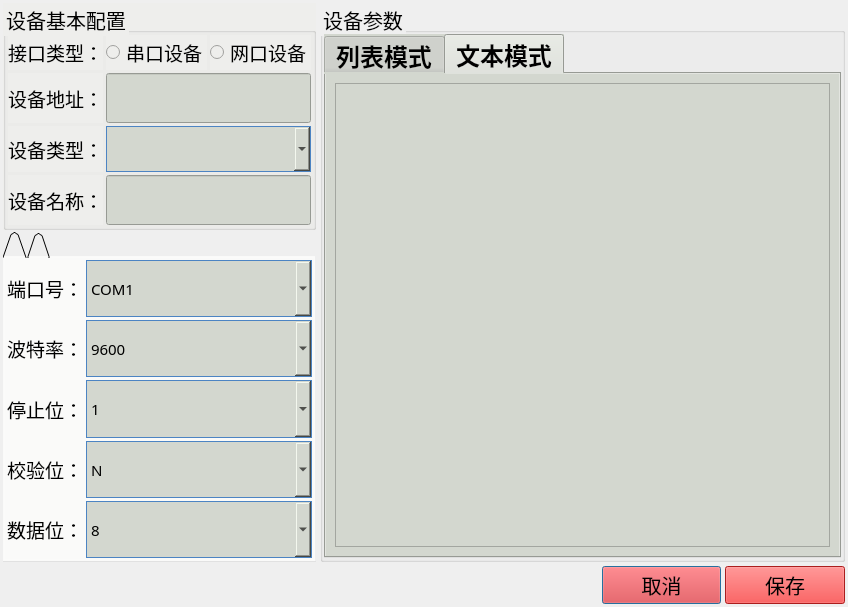
<?xml version="1.0" encoding="UTF-8"?>
<ui version="4.0">
 <class>DevAdd</class>
 <widget class="QDialog" name="DevAdd">
  <property name="geometry">
   <rect>
    <x>0</x>
    <y>0</y>
    <width>848</width>
    <height>607</height>
   </rect>
  </property>
  <property name="sizePolicy">
   <sizepolicy hsizetype="Fixed" vsizetype="Fixed">
    <horstretch>0</horstretch>
    <verstretch>0</verstretch>
   </sizepolicy>
  </property>
  <property name="windowTitle">
   <string>Dialog</string>
  </property>
  <layout class="QVBoxLayout" name="verticalLayout_6" stretch="7,2">
   <property name="spacing">
    <number>4</number>
   </property>
   <property name="leftMargin">
    <number>3</number>
   </property>
   <property name="topMargin">
    <number>3</number>
   </property>
   <property name="rightMargin">
    <number>3</number>
   </property>
   <property name="bottomMargin">
    <number>3</number>
   </property>
   <item>
    <layout class="QHBoxLayout" name="horizontalLayout" stretch="1,2">
     <item>
      <layout class="QVBoxLayout" name="verticalLayout_4" stretch="0,1">
       <property name="spacing">
        <number>2</number>
       </property>
       <item>
        <widget class="QGroupBox" name="groupBox_6">
         <property name="font">
          <font>
           <pointsize>15</pointsize>
          </font>
         </property>
         <property name="styleSheet">
          <string notr="true">background-color: rgb(238, 238, 236);</string>
         </property>
         <property name="title">
          <string>设备基本配置</string>
         </property>
         <layout class="QVBoxLayout" name="verticalLayout" stretch="0,1,1,1">
          <property name="spacing">
           <number>3</number>
          </property>
          <property name="leftMargin">
           <number>2</number>
          </property>
          <property name="topMargin">
           <number>2</number>
          </property>
          <property name="rightMargin">
           <number>2</number>
          </property>
          <property name="bottomMargin">
           <number>2</number>
          </property>
          <item>
           <layout class="QHBoxLayout" name="horizontalLayout_33" stretch="2,5">
            <item>
             <widget class="QLabel" name="label_49">
              <property name="font">
               <font>
                <pointsize>14</pointsize>
               </font>
              </property>
              <property name="text">
               <string>接口类型：</string>
              </property>
             </widget>
            </item>
            <item>
             <layout class="QHBoxLayout" name="horizontalLayout_19">
              <item>
               <widget class="QRadioButton" name="radioButton_Com">
                <property name="font">
                 <font>
                  <pointsize>14</pointsize>
                 </font>
                </property>
                <property name="text">
                 <string>串口设备</string>
                </property>
               </widget>
              </item>
              <item>
               <widget class="QRadioButton" name="radioButton_Net">
                <property name="font">
                 <font>
                  <pointsize>14</pointsize>
                 </font>
                </property>
                <property name="text">
                 <string>网口设备</string>
                </property>
               </widget>
              </item>
             </layout>
            </item>
           </layout>
          </item>
          <item>
           <layout class="QHBoxLayout" name="horizontalLayout_32" stretch="2,5">
            <item>
             <widget class="QLabel" name="label_54">
              <property name="font">
               <font>
                <pointsize>14</pointsize>
               </font>
              </property>
              <property name="text">
               <string>设备地址：</string>
              </property>
             </widget>
            </item>
            <item>
             <widget class="QLineEdit" name="lineEdit_devAddr">
              <property name="sizePolicy">
               <sizepolicy hsizetype="Expanding" vsizetype="Expanding">
                <horstretch>0</horstretch>
                <verstretch>0</verstretch>
               </sizepolicy>
              </property>
              <property name="font">
               <font>
                <family>Ubuntu</family>
                <pointsize>18</pointsize>
                <weight>50</weight>
                <italic>false</italic>
                <bold>false</bold>
               </font>
              </property>
              <property name="styleSheet">
               <string notr="true">background-color: rgb(211, 215, 207);
height:44px;
font: 18pt &quot;Ubuntu&quot;;</string>
              </property>
              <property name="text">
               <string/>
              </property>
             </widget>
            </item>
           </layout>
          </item>
          <item>
           <layout class="QHBoxLayout" name="horizontalLayout_31" stretch="2,5">
            <item>
             <widget class="QLabel" name="label_53">
              <property name="font">
               <font>
                <pointsize>14</pointsize>
               </font>
              </property>
              <property name="text">
               <string>设备类型：</string>
              </property>
             </widget>
            </item>
            <item>
             <widget class="QComboBox" name="comboBox_2">
              <property name="sizePolicy">
               <sizepolicy hsizetype="Preferred" vsizetype="Preferred">
                <horstretch>0</horstretch>
                <verstretch>0</verstretch>
               </sizepolicy>
              </property>
              <property name="font">
               <font>
                <family>Source Han Sans CN</family>
                <pointsize>-1</pointsize>
                <weight>50</weight>
                <bold>false</bold>
               </font>
              </property>
              <property name="styleSheet">
               <string notr="true">QComboBox {
    border: 1px solid #4C84C3;
	width: 181px;
	height: 44px;
	font-size: 18px;
	font-family: Source Han Sans CN;
	background-color: rgb(211, 215, 207);
	font-weight: 400;
	opacity: 1;
	border-radius: 0px;
}
 
QComboBox QAbstractItemView {
    border-radius:  0px;  
	background-color: rgb(233, 185, 110);
	border:1px solid #4C84c3;
 	selection-background-color: #2019DC;
}
 
QComboBox QAbstractItemView::item {
    height: 40px;   
	border: none;
}
 
</string>
              </property>
             </widget>
            </item>
           </layout>
          </item>
          <item>
           <layout class="QHBoxLayout" name="horizontalLayout_36" stretch="2,5">
            <item>
             <widget class="QLabel" name="label_devName">
              <property name="font">
               <font>
                <pointsize>14</pointsize>
               </font>
              </property>
              <property name="text">
               <string>设备名称：</string>
              </property>
             </widget>
            </item>
            <item>
             <widget class="QLineEdit" name="lineEdit_Name">
              <property name="sizePolicy">
               <sizepolicy hsizetype="Expanding" vsizetype="Expanding">
                <horstretch>0</horstretch>
                <verstretch>0</verstretch>
               </sizepolicy>
              </property>
              <property name="font">
               <font>
                <family>Ubuntu</family>
                <pointsize>18</pointsize>
                <weight>50</weight>
                <italic>false</italic>
                <bold>false</bold>
               </font>
              </property>
              <property name="styleSheet">
               <string notr="true">background-color: rgb(211, 215, 207);
height:44px;
font: 18pt &quot;Ubuntu&quot;;</string>
              </property>
              <property name="text">
               <string/>
              </property>
             </widget>
            </item>
           </layout>
          </item>
         </layout>
        </widget>
       </item>
       <item>
        <widget class="QTabWidget" name="tabWidget">
         <property name="styleSheet">
          <string notr="true">background-color: rgb(238, 238, 236,0);</string>
         </property>
         <property name="tabPosition">
          <enum>QTabWidget::North</enum>
         </property>
         <property name="tabShape">
          <enum>QTabWidget::Triangular</enum>
         </property>
         <property name="currentIndex">
          <number>0</number>
         </property>
         <property name="usesScrollButtons">
          <bool>true</bool>
         </property>
         <property name="documentMode">
          <bool>false</bool>
         </property>
         <property name="tabsClosable">
          <bool>false</bool>
         </property>
         <property name="tabBarAutoHide">
          <bool>false</bool>
         </property>
         <widget class="QWidget" name="tab">
          <attribute name="title">
           <string/>
          </attribute>
          <layout class="QVBoxLayout" name="verticalLayout_2" stretch="1,1,1,1,1">
           <property name="spacing">
            <number>3</number>
           </property>
           <property name="leftMargin">
            <number>2</number>
           </property>
           <property name="topMargin">
            <number>2</number>
           </property>
           <property name="rightMargin">
            <number>2</number>
           </property>
           <property name="bottomMargin">
            <number>2</number>
           </property>
           <item>
            <layout class="QHBoxLayout" name="horizontalLayout_20" stretch="1,3">
             <item>
              <widget class="QLabel" name="label_52">
               <property name="font">
                <font>
                 <pointsize>14</pointsize>
                </font>
               </property>
               <property name="text">
                <string>端口号：</string>
               </property>
              </widget>
             </item>
             <item>
              <widget class="QComboBox" name="comboBox">
               <property name="sizePolicy">
                <sizepolicy hsizetype="Preferred" vsizetype="Expanding">
                 <horstretch>0</horstretch>
                 <verstretch>0</verstretch>
                </sizepolicy>
               </property>
               <property name="font">
                <font>
                 <family>Source Han Sans CN</family>
                 <pointsize>-1</pointsize>
                 <weight>50</weight>
                 <bold>false</bold>
                </font>
               </property>
               <property name="styleSheet">
                <string notr="true">QComboBox {
    border: 1px solid #4C84C3;
	width: 181px;
	height: 40px;
	font-size: 15px;
	font-family: Source Han Sans CN;
	background-color: rgb(211, 215, 207);
	font-weight: 400;
	opacity: 1;
	border-radius: 0px;
}
 
QComboBox QAbstractItemView {
    border-radius:  0px;  
	background-color: rgb(233, 185, 110);
	border:1px solid #4C84c3;
 	selection-background-color: #2019DC;
}
 
QComboBox QAbstractItemView::item {
    height: 40px;   
	border: none;
}
 
</string>
               </property>
               <item>
                <property name="text">
                 <string>COM1</string>
                </property>
               </item>
               <item>
                <property name="text">
                 <string>COM2</string>
                </property>
               </item>
               <item>
                <property name="text">
                 <string>COM3</string>
                </property>
               </item>
               <item>
                <property name="text">
                 <string>COM4</string>
                </property>
               </item>
               <item>
                <property name="text">
                 <string>COM5</string>
                </property>
               </item>
               <item>
                <property name="text">
                 <string>COM6</string>
                </property>
               </item>
               <item>
                <property name="text">
                 <string>COM7</string>
                </property>
               </item>
               <item>
                <property name="text">
                 <string>COM8</string>
                </property>
               </item>
               <item>
                <property name="text">
                 <string>COM9</string>
                </property>
               </item>
               <item>
                <property name="text">
                 <string>COM10</string>
                </property>
               </item>
               <item>
                <property name="text">
                 <string>COM11</string>
                </property>
               </item>
               <item>
                <property name="text">
                 <string>COM12</string>
                </property>
               </item>
               <item>
                <property name="text">
                 <string>USB-COM1</string>
                </property>
               </item>
               <item>
                <property name="text">
                 <string>USB-COM2</string>
                </property>
               </item>
               <item>
                <property name="text">
                 <string>USB-COM3</string>
                </property>
               </item>
               <item>
                <property name="text">
                 <string>USB-COM4</string>
                </property>
               </item>
               <item>
                <property name="text">
                 <string>XR-COM1</string>
                </property>
               </item>
               <item>
                <property name="text">
                 <string>XR-COM2</string>
                </property>
               </item>
               <item>
                <property name="text">
                 <string>XR-COM3</string>
                </property>
               </item>
               <item>
                <property name="text">
                 <string>XR-COM4</string>
                </property>
               </item>
              </widget>
             </item>
            </layout>
           </item>
           <item>
            <layout class="QHBoxLayout" name="horizontalLayout_21" stretch="1,3">
             <item>
              <widget class="QLabel" name="label_55">
               <property name="font">
                <font>
                 <pointsize>14</pointsize>
                </font>
               </property>
               <property name="text">
                <string>波特率：</string>
               </property>
              </widget>
             </item>
             <item>
              <widget class="QComboBox" name="comboBox_baud">
               <property name="sizePolicy">
                <sizepolicy hsizetype="Preferred" vsizetype="Expanding">
                 <horstretch>0</horstretch>
                 <verstretch>0</verstretch>
                </sizepolicy>
               </property>
               <property name="font">
                <font>
                 <family>Source Han Sans CN</family>
                 <pointsize>-1</pointsize>
                 <weight>50</weight>
                 <bold>false</bold>
                </font>
               </property>
               <property name="styleSheet">
                <string notr="true">QComboBox {
    border: 1px solid #4C84C3;
	width: 181px;
	height: 40px;
	font-size: 15px;
	font-family: Source Han Sans CN;
	background-color: rgb(211, 215, 207);
	font-weight: 400;
	opacity: 1;
	border-radius: 0px;
}
 
QComboBox QAbstractItemView {
    border-radius:  0px;  
	background-color: rgb(233, 185, 110);
	border:1px solid #4C84c3;
 	selection-background-color: #2019DC;
}
 
QComboBox QAbstractItemView::item {
    height: 40px;   
	border: none;
}
 
</string>
               </property>
               <property name="currentIndex">
                <number>3</number>
               </property>
               <item>
                <property name="text">
                 <string>1200</string>
                </property>
               </item>
               <item>
                <property name="text">
                 <string>2400</string>
                </property>
               </item>
               <item>
                <property name="text">
                 <string>4800</string>
                </property>
               </item>
               <item>
                <property name="text">
                 <string>9600</string>
                </property>
               </item>
               <item>
                <property name="text">
                 <string>19200</string>
                </property>
               </item>
               <item>
                <property name="text">
                 <string>38400</string>
                </property>
               </item>
               <item>
                <property name="text">
                 <string>115200</string>
                </property>
               </item>
              </widget>
             </item>
            </layout>
           </item>
           <item>
            <layout class="QHBoxLayout" name="horizontalLayout_22" stretch="1,3">
             <item>
              <widget class="QLabel" name="label_56">
               <property name="font">
                <font>
                 <pointsize>14</pointsize>
                </font>
               </property>
               <property name="text">
                <string>停止位：</string>
               </property>
              </widget>
             </item>
             <item>
              <widget class="QComboBox" name="comboBox_stopbit">
               <property name="sizePolicy">
                <sizepolicy hsizetype="Preferred" vsizetype="Expanding">
                 <horstretch>0</horstretch>
                 <verstretch>0</verstretch>
                </sizepolicy>
               </property>
               <property name="font">
                <font>
                 <family>Source Han Sans CN</family>
                 <pointsize>-1</pointsize>
                 <weight>50</weight>
                 <bold>false</bold>
                </font>
               </property>
               <property name="styleSheet">
                <string notr="true">QComboBox {
    border: 1px solid #4C84C3;
	width: 181px;
	height: 40px;
	font-size: 15px;
	font-family: Source Han Sans CN;
	background-color: rgb(211, 215, 207);
	font-weight: 400;
	opacity: 1;
	border-radius: 0px;
}
 
QComboBox QAbstractItemView {
    border-radius:  0px;  
	background-color: rgb(233, 185, 110);
	border:1px solid #4C84c3;
 	selection-background-color: #2019DC;
}
 
QComboBox QAbstractItemView::item {
    height: 40px;   
	border: none;
}
 
</string>
               </property>
               <item>
                <property name="text">
                 <string>1</string>
                </property>
               </item>
               <item>
                <property name="text">
                 <string>2</string>
                </property>
               </item>
              </widget>
             </item>
            </layout>
           </item>
           <item>
            <layout class="QHBoxLayout" name="horizontalLayout_35" stretch="1,3">
             <item>
              <widget class="QLabel" name="label_60">
               <property name="font">
                <font>
                 <pointsize>14</pointsize>
                </font>
               </property>
               <property name="text">
                <string>校验位：</string>
               </property>
              </widget>
             </item>
             <item>
              <widget class="QComboBox" name="comboBox_parity">
               <property name="sizePolicy">
                <sizepolicy hsizetype="Preferred" vsizetype="Expanding">
                 <horstretch>0</horstretch>
                 <verstretch>0</verstretch>
                </sizepolicy>
               </property>
               <property name="font">
                <font>
                 <family>Source Han Sans CN</family>
                 <pointsize>-1</pointsize>
                 <weight>50</weight>
                 <bold>false</bold>
                </font>
               </property>
               <property name="styleSheet">
                <string notr="true">QComboBox {
    border: 1px solid #4C84C3;
	width: 181px;
	height: 40px;
	font-size: 15px;
	font-family: Source Han Sans CN;
	background-color: rgb(211, 215, 207);
	font-weight: 400;
	opacity: 1;
	border-radius: 0px;
}
 
QComboBox QAbstractItemView {
    border-radius:  0px;  
	background-color: rgb(233, 185, 110);
	border:1px solid #4C84c3;
 	selection-background-color: #2019DC;
}
 
QComboBox QAbstractItemView::item {
    height: 40px;   
	border: none;
}
 
</string>
               </property>
               <item>
                <property name="text">
                 <string>N</string>
                </property>
               </item>
               <item>
                <property name="text">
                 <string>E</string>
                </property>
               </item>
               <item>
                <property name="text">
                 <string>O</string>
                </property>
               </item>
              </widget>
             </item>
            </layout>
           </item>
           <item>
            <layout class="QHBoxLayout" name="horizontalLayout_23" stretch="1,3">
             <item>
              <widget class="QLabel" name="label_57">
               <property name="font">
                <font>
                 <pointsize>14</pointsize>
                </font>
               </property>
               <property name="text">
                <string>数据位：</string>
               </property>
              </widget>
             </item>
             <item>
              <widget class="QComboBox" name="comboBox_databit">
               <property name="sizePolicy">
                <sizepolicy hsizetype="Preferred" vsizetype="Expanding">
                 <horstretch>0</horstretch>
                 <verstretch>0</verstretch>
                </sizepolicy>
               </property>
               <property name="font">
                <font>
                 <family>Source Han Sans CN</family>
                 <pointsize>-1</pointsize>
                 <weight>50</weight>
                 <bold>false</bold>
                </font>
               </property>
               <property name="styleSheet">
                <string notr="true">QComboBox {
    border: 1px solid #4C84C3;
	width: 181px;
	height: 40px;
	font-size: 15px;
	font-family: Source Han Sans CN;
	background-color: rgb(211, 215, 207);
	font-weight: 400;
	opacity: 1;
	border-radius: 0px;
}
 
QComboBox QAbstractItemView {
    border-radius:  0px;  
	background-color: rgb(233, 185, 110);
	border:1px solid #4C84c3;
 	selection-background-color: #2019DC;
}
 
QComboBox QAbstractItemView::item {
    height: 40px;   
	border: none;
}
 
</string>
               </property>
               <property name="currentIndex">
                <number>1</number>
               </property>
               <item>
                <property name="text">
                 <string>7</string>
                </property>
               </item>
               <item>
                <property name="text">
                 <string>8</string>
                </property>
               </item>
              </widget>
             </item>
            </layout>
           </item>
          </layout>
         </widget>
         <widget class="QWidget" name="tab_2">
          <attribute name="title">
           <string/>
          </attribute>
          <layout class="QVBoxLayout" name="verticalLayout_3">
           <item>
            <layout class="QHBoxLayout" name="horizontalLayout_24">
             <item>
              <widget class="QLabel" name="label_58">
               <property name="font">
                <font>
                 <pointsize>14</pointsize>
                </font>
               </property>
               <property name="text">
                <string>服务地址：</string>
               </property>
              </widget>
             </item>
             <item>
              <widget class="QLineEdit" name="lineEdit_ipAddr">
               <property name="font">
                <font>
                 <pointsize>14</pointsize>
                </font>
               </property>
               <property name="styleSheet">
                <string notr="true">background-color: rgb(211, 215, 207);</string>
               </property>
              </widget>
             </item>
            </layout>
           </item>
           <item>
            <widget class="QLabel" name="label_59">
             <property name="font">
              <font>
               <weight>75</weight>
               <bold>true</bold>
              </font>
             </property>
             <property name="text">
              <string>注：服务地址为空，则为串口设备，否则为网口设备。</string>
             </property>
             <property name="wordWrap">
              <bool>true</bool>
             </property>
            </widget>
           </item>
          </layout>
         </widget>
        </widget>
       </item>
      </layout>
     </item>
     <item>
      <widget class="QGroupBox" name="groupBox_5">
       <property name="font">
        <font>
         <pointsize>15</pointsize>
        </font>
       </property>
       <property name="styleSheet">
        <string notr="true">background-color: rgb(238, 238, 236,0);</string>
       </property>
       <property name="title">
        <string>设备参数</string>
       </property>
       <layout class="QVBoxLayout" name="verticalLayout_5" stretch="0">
        <property name="spacing">
         <number>1</number>
        </property>
        <property name="leftMargin">
         <number>1</number>
        </property>
        <property name="topMargin">
         <number>1</number>
        </property>
        <property name="rightMargin">
         <number>1</number>
        </property>
        <property name="bottomMargin">
         <number>1</number>
        </property>
        <item>
         <widget class="QTabWidget" name="tabWidget_2">
          <property name="font">
           <font>
            <pointsize>18</pointsize>
            <weight>75</weight>
            <bold>true</bold>
           </font>
          </property>
          <property name="styleSheet">
           <string notr="true">background-color: rgb(211, 215, 207);</string>
          </property>
          <property name="currentIndex">
           <number>1</number>
          </property>
          <property name="iconSize">
           <size>
            <width>32</width>
            <height>32</height>
           </size>
          </property>
          <widget class="QWidget" name="tab_list">
           <attribute name="icon">
            <iconset resource="res.qrc">
             <normaloff>:/images/realtime.png</normaloff>:/images/realtime.png</iconset>
           </attribute>
           <attribute name="title">
            <string>列表模式</string>
           </attribute>
           <layout class="QVBoxLayout" name="verticalLayout_7">
            <item>
             <widget class="QTableWidget" name="paramtable">
              <property name="styleSheet">
               <string notr="true">QTableWidget
{
	
	
	background-color: rgb(238, 238, 236);
}</string>
              </property>
              <attribute name="horizontalHeaderDefaultSectionSize">
               <number>220</number>
              </attribute>
              <attribute name="horizontalHeaderStretchLastSection">
               <bool>true</bool>
              </attribute>
              <attribute name="verticalHeaderVisible">
               <bool>false</bool>
              </attribute>
              <column>
               <property name="text">
                <string>参数名</string>
               </property>
               <property name="font">
                <font>
                 <pointsize>16</pointsize>
                 <weight>75</weight>
                 <bold>true</bold>
                </font>
               </property>
               <property name="textAlignment">
                <set>AlignCenter</set>
               </property>
               <property name="background">
                <color>
                 <red>136</red>
                 <green>138</green>
                 <blue>133</blue>
                </color>
               </property>
               <property name="foreground">
                <brush brushstyle="SolidPattern">
                 <color alpha="255">
                  <red>38</red>
                  <green>2</green>
                  <blue>250</blue>
                 </color>
                </brush>
               </property>
              </column>
              <column>
               <property name="text">
                <string>参数值</string>
               </property>
               <property name="font">
                <font>
                 <pointsize>16</pointsize>
                 <weight>75</weight>
                 <bold>true</bold>
                </font>
               </property>
               <property name="textAlignment">
                <set>AlignCenter</set>
               </property>
               <property name="background">
                <color>
                 <red>136</red>
                 <green>138</green>
                 <blue>133</blue>
                </color>
               </property>
               <property name="foreground">
                <brush brushstyle="SolidPattern">
                 <color alpha="255">
                  <red>38</red>
                  <green>2</green>
                  <blue>250</blue>
                 </color>
                </brush>
               </property>
              </column>
             </widget>
            </item>
           </layout>
          </widget>
          <widget class="QWidget" name="tab_text">
           <attribute name="icon">
            <iconset resource="res.qrc">
             <normaloff>:/images/appdft.png</normaloff>:/images/appdft.png</iconset>
           </attribute>
           <attribute name="title">
            <string>文本模式</string>
           </attribute>
           <layout class="QVBoxLayout" name="verticalLayout_8">
            <item>
             <widget class="QTextEdit" name="textEdit_devParams">
              <property name="font">
               <font>
                <pointsize>14</pointsize>
               </font>
              </property>
              <property name="styleSheet">
               <string notr="true">background-color: rgb(211, 215, 207);</string>
              </property>
             </widget>
            </item>
           </layout>
          </widget>
         </widget>
        </item>
       </layout>
      </widget>
     </item>
    </layout>
   </item>
   <item>
    <layout class="QHBoxLayout" name="horizontalLayout_2" stretch="5,1,1">
     <item>
      <spacer name="horizontalSpacer">
       <property name="orientation">
        <enum>Qt::Horizontal</enum>
       </property>
       <property name="sizeHint" stdset="0">
        <size>
         <width>40</width>
         <height>20</height>
        </size>
       </property>
      </spacer>
     </item>
     <item>
      <widget class="QPushButton" name="pushButton_2">
       <property name="sizePolicy">
        <sizepolicy hsizetype="Preferred" vsizetype="Fixed">
         <horstretch>0</horstretch>
         <verstretch>0</verstretch>
        </sizepolicy>
       </property>
       <property name="font">
        <font>
         <pointsize>15</pointsize>
        </font>
       </property>
       <property name="styleSheet">
        <string notr="true">background-color: rgb(239, 41, 41);</string>
       </property>
       <property name="text">
        <string>取消</string>
       </property>
      </widget>
     </item>
     <item>
      <widget class="QPushButton" name="pushButton">
       <property name="sizePolicy">
        <sizepolicy hsizetype="Preferred" vsizetype="Fixed">
         <horstretch>0</horstretch>
         <verstretch>0</verstretch>
        </sizepolicy>
       </property>
       <property name="font">
        <font>
         <pointsize>15</pointsize>
         <weight>50</weight>
         <bold>false</bold>
        </font>
       </property>
       <property name="styleSheet">
        <string notr="true">background-color: rgb(239, 41, 41);</string>
       </property>
       <property name="text">
        <string>保存</string>
       </property>
      </widget>
     </item>
    </layout>
   </item>
  </layout>
 </widget>
 <resources>
  <include location="res.qrc"/>
 </resources>
 <connections/>
</ui>
